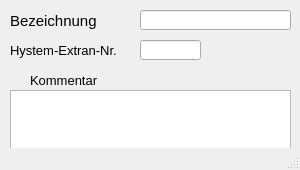
<?xml version="1.0" encoding="UTF-8"?>
<ui version="4.0">
 <class>MainWindow</class>
 <widget class="QMainWindow" name="MainWindow">
  <property name="geometry">
   <rect>
    <x>0</x>
    <y>0</y>
    <width>300</width>
    <height>170</height>
   </rect>
  </property>
  <property name="minimumSize">
   <size>
    <width>300</width>
    <height>170</height>
   </size>
  </property>
  <property name="font">
   <font>
    <family>Tahoma</family>
    <pointsize>10</pointsize>
   </font>
  </property>
  <property name="windowTitle">
   <string>MainWindow</string>
  </property>
  <property name="layoutDirection">
   <enum>Qt::LeftToRight</enum>
  </property>
  <widget class="QWidget" name="centralwidget">
   <widget class="QLabel" name="label">
    <property name="geometry">
     <rect>
      <x>10</x>
      <y>40</y>
      <width>121</width>
      <height>21</height>
     </rect>
    </property>
    <property name="text">
     <string>&lt;html&gt;&lt;head/&gt;&lt;body&gt;&lt;p&gt;Hystem-Extran-Nr.&lt;/p&gt;&lt;/body&gt;&lt;/html&gt;</string>
    </property>
    <property name="alignment">
     <set>Qt::AlignLeading|Qt::AlignLeft|Qt::AlignVCenter</set>
    </property>
   </widget>
   <widget class="QLabel" name="label_2">
    <property name="geometry">
     <rect>
      <x>10</x>
      <y>10</y>
      <width>121</width>
      <height>21</height>
     </rect>
    </property>
    <property name="font">
     <font>
      <family>Tahoma</family>
      <pointsize>11</pointsize>
     </font>
    </property>
    <property name="text">
     <string>Bezeichnung</string>
    </property>
    <property name="alignment">
     <set>Qt::AlignLeading|Qt::AlignLeft|Qt::AlignVCenter</set>
    </property>
   </widget>
   <widget class="QLineEdit" name="bezeichnung">
    <property name="geometry">
     <rect>
      <x>140</x>
      <y>10</y>
      <width>151</width>
      <height>20</height>
     </rect>
    </property>
    <property name="toolTip">
     <string>&lt;html&gt;&lt;head/&gt;&lt;body&gt;&lt;p&gt;Eindeutige Bezeichnung&lt;/p&gt;&lt;/body&gt;&lt;/html&gt;</string>
    </property>
    <property name="statusTip">
     <string>Eindeutige Bezeichnung</string>
    </property>
    <property name="text">
     <string/>
    </property>
   </widget>
   <widget class="QLineEdit" name="he_nr">
    <property name="enabled">
     <bool>true</bool>
    </property>
    <property name="geometry">
     <rect>
      <x>140</x>
      <y>40</y>
      <width>61</width>
      <height>20</height>
     </rect>
    </property>
    <property name="toolTip">
     <string>&lt;html&gt;&lt;head/&gt;&lt;body&gt;&lt;p&gt;Interne Nr., siehe HE-Editor: Hilfe &amp;gt; Aufzählungen: &amp;quot;Pumpen-Typ&amp;quot;&lt;/p&gt;&lt;/body&gt;&lt;/html&gt;</string>
    </property>
    <property name="statusTip">
     <string>Interne Nr., siehe HE-Editor: Hilfe &gt; Aufzählungen: &quot;Pumpen-Typ&quot;</string>
    </property>
    <property name="layoutDirection">
     <enum>Qt::RightToLeft</enum>
    </property>
    <property name="autoFillBackground">
     <bool>false</bool>
    </property>
    <property name="text">
     <string/>
    </property>
    <property name="frame">
     <bool>true</bool>
    </property>
   </widget>
   <widget class="QTextEdit" name="bemerkung">
    <property name="geometry">
     <rect>
      <x>10</x>
      <y>90</y>
      <width>281</width>
      <height>71</height>
     </rect>
    </property>
    <property name="toolTip">
     <string>&lt;html&gt;&lt;head/&gt;&lt;body&gt;&lt;p&gt;Platz für eigene Kommentare.&lt;/p&gt;&lt;/body&gt;&lt;/html&gt;</string>
    </property>
    <property name="statusTip">
     <string>Platz für eigene Kommentare.</string>
    </property>
   </widget>
   <widget class="QLabel" name="label_4">
    <property name="geometry">
     <rect>
      <x>30</x>
      <y>70</y>
      <width>100</width>
      <height>21</height>
     </rect>
    </property>
    <property name="text">
     <string>Kommentar</string>
    </property>
    <property name="alignment">
     <set>Qt::AlignLeading|Qt::AlignLeft|Qt::AlignVCenter</set>
    </property>
   </widget>
  </widget>
  <widget class="QStatusBar" name="statusbar"/>
 </widget>
 <resources/>
 <connections/>
</ui>
